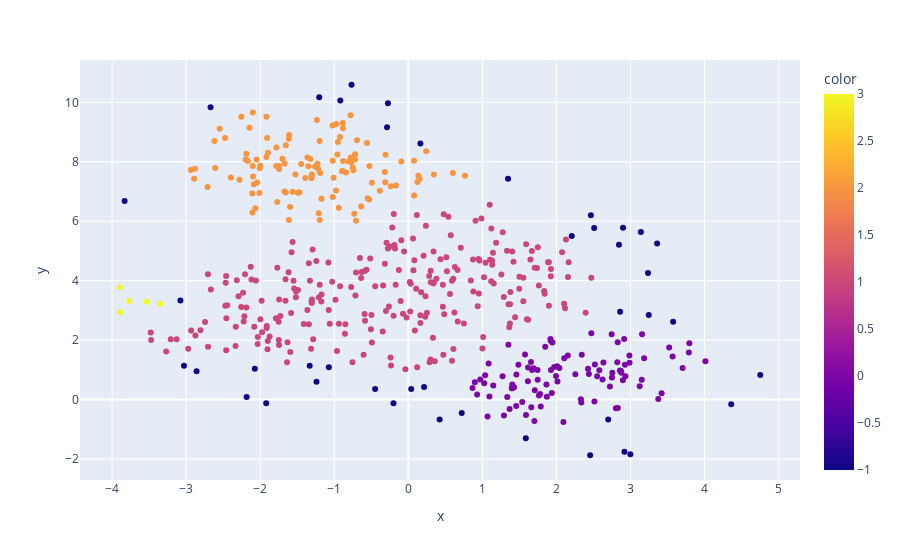

The notebook cell this image was saved under:
### Code cell
grafico_1 = px.scatter(x=X_random[:, 0], y=X_random[:, 1], color = rotulos)
grafico_1.show()

### Figure 1 — Plotly figure (JSON) as saved in the notebook; plotly's stock layout.template omitted (floating-point values rounded to 4 significant figures; data arrays with more than 128 entries replaced by an {"elided": "..."} marker saying what was removed)
{"data": [{"hovertemplate": "x=%{x}<br>y=%{y}<br>color=%{marker.color}<extra></extra>", "legendgroup": "", "marker": {"color": {"elided": "500 int values"}, "coloraxis": "coloraxis", "symbol": "circle"}, "mode": "markers", "name": "", "orientation": "v", "showlegend": false, "type": "scatter", "x": {"elided": "500 float values"}, "xaxis": "x", "y": {"elided": "500 float values"}, "yaxis": "y"}], "layout": {"coloraxis": {"colorbar": {"title": {"text": "color"}}, "colorscale": [[0, "#0d0887"], [0.1111, "#46039f"], [0.2222, "#7201a8"], [0.3333, "#9c179e"], [0.4444, "#bd3786"], [0.5556, "#d8576b"], [0.6667, "#ed7953"], [0.7778, "#fb9f3a"], [0.8889, "#fdca26"], [1, "#f0f921"]]}, "legend": {"tracegroupgap": 0}, "margin": {"t": 60}, "xaxis": {"anchor": "y", "domain": [0, 1], "title": {"text": "x"}}, "yaxis": {"anchor": "x", "domain": [0, 1], "title": {"text": "y"}}}}
